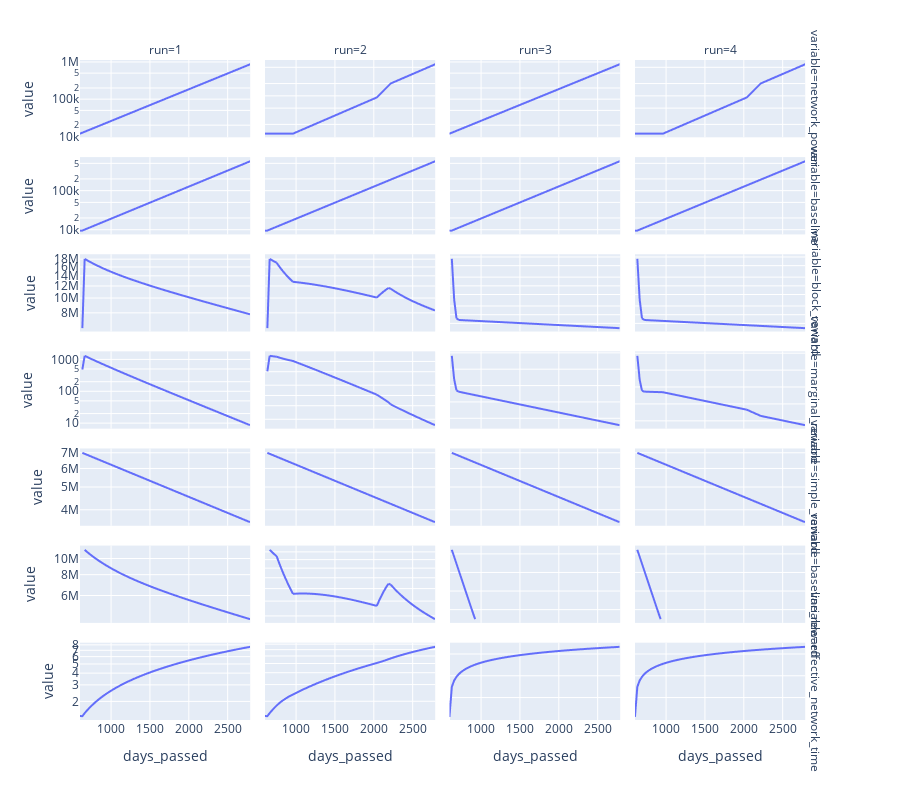

The notebook cell this image was saved under:
### Code cell
id_vars = ['days_passed', 'subset', 'run']
variables = ['network_power', 'baseline', 'block_reward',
 'marginal_reward', 'simple_reward', 'baseline_reward', 'effective_network_time']
fig_df = df.reset_index().melt(id_vars=id_vars,
                               value_vars=variables)

fig = px.line(fig_df,
              x='days_passed',
              y='value',
              facet_col='run',
              facet_row='variable',
              height=800,
              log_y=True)
fig.update_yaxes(matches=None)
fig.show()
